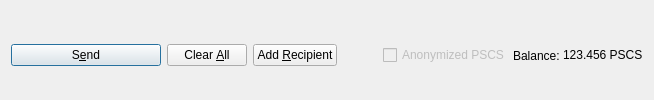
         <widget class="QFrame" name="frame_Send">
          <layout class="QHBoxLayout" name="horizontalLayout">
           <property name="bottomMargin">
            <number>0</number>
           </property>
           <item>
            <widget class="QPushButton" name="sendButton">
             <property name="minimumSize">
              <size>
               <width>150</width>
               <height>0</height>
              </size>
             </property>
             <property name="toolTip">
              <string>Confirm the send action</string>
             </property>
             <property name="text">
              <string>S&amp;end</string>
             </property>
             <property name="icon">
              <iconset resource="../presalecoinstore.qrc">
               <normaloff>:/icons/send</normaloff>:/icons/send</iconset>
             </property>
             <property name="autoDefault">
              <bool>false</bool>
             </property>
             <property name="default">
              <bool>true</bool>
             </property>
            </widget>
           </item>
           <item>
            <widget class="QPushButton" name="clearButton">
             <property name="sizePolicy">
              <sizepolicy hsizetype="Minimum" vsizetype="Fixed">
               <horstretch>0</horstretch>
               <verstretch>0</verstretch>
              </sizepolicy>
             </property>
             <property name="toolTip">
              <string>Clear all fields of the form.</string>
             </property>
             <property name="text">
              <string>Clear &amp;All</string>
             </property>
             <property name="icon">
              <iconset resource="../presalecoinstore.qrc">
               <normaloff>:/icons/remove</normaloff>:/icons/remove</iconset>
             </property>
             <property name="autoDefault">
              <bool>false</bool>
             </property>
            </widget>
           </item>
           <item>
            <widget class="QPushButton" name="addButton">
             <property name="toolTip">
              <string>Send to multiple recipients at once</string>
             </property>
             <property name="text">
              <string>Add &amp;Recipient</string>
             </property>
             <property name="icon">
              <iconset resource="../presalecoinstore.qrc">
               <normaloff>:/icons/add</normaloff>:/icons/add</iconset>
             </property>
             <property name="autoDefault">
              <bool>false</bool>
             </property>
            </widget>
           </item>
           <item>
            <spacer name="horizontalSpacer">
             <property name="orientation">
              <enum>Qt::Horizontal</enum>
             </property>
             <property name="sizeHint" stdset="0">
              <size>
               <width>40</width>
               <height>20</height>
              </size>
             </property>
            </spacer>
           </item>
           <item>
            <layout class="QHBoxLayout" name="horizontalLayout_2">
             <property name="spacing">
              <number>3</number>
             </property>
             <item>
              <widget class="QCheckBox" name="checkzPSCS">
               <property name="enabled">
                <bool>false</bool>
               </property>
               <property name="text">
                <string>Anonymized PSCS</string>
               </property>
              </widget>
             </item>
             <item>
              <widget class="QLabel" name="label">
               <property name="text">
                <string>Balance:</string>
               </property>
              </widget>
             </item>
             <item>
              <widget class="QLabel" name="labelBalance">
               <property name="sizePolicy">
                <sizepolicy hsizetype="Preferred" vsizetype="Fixed">
                 <horstretch>0</horstretch>
                 <verstretch>0</verstretch>
                </sizepolicy>
               </property>
               <property name="cursor">
                <cursorShape>IBeamCursor</cursorShape>
               </property>
               <property name="text">
                <string notr="true">123.456 PSCS</string>
               </property>
               <property name="textInteractionFlags">
                <set>Qt::LinksAccessibleByMouse|Qt::TextSelectableByKeyboard|Qt::TextSelectableByMouse</set>
               </property>
              </widget>
             </item>
            </layout>
           </item>
          </layout>
         </widget>
